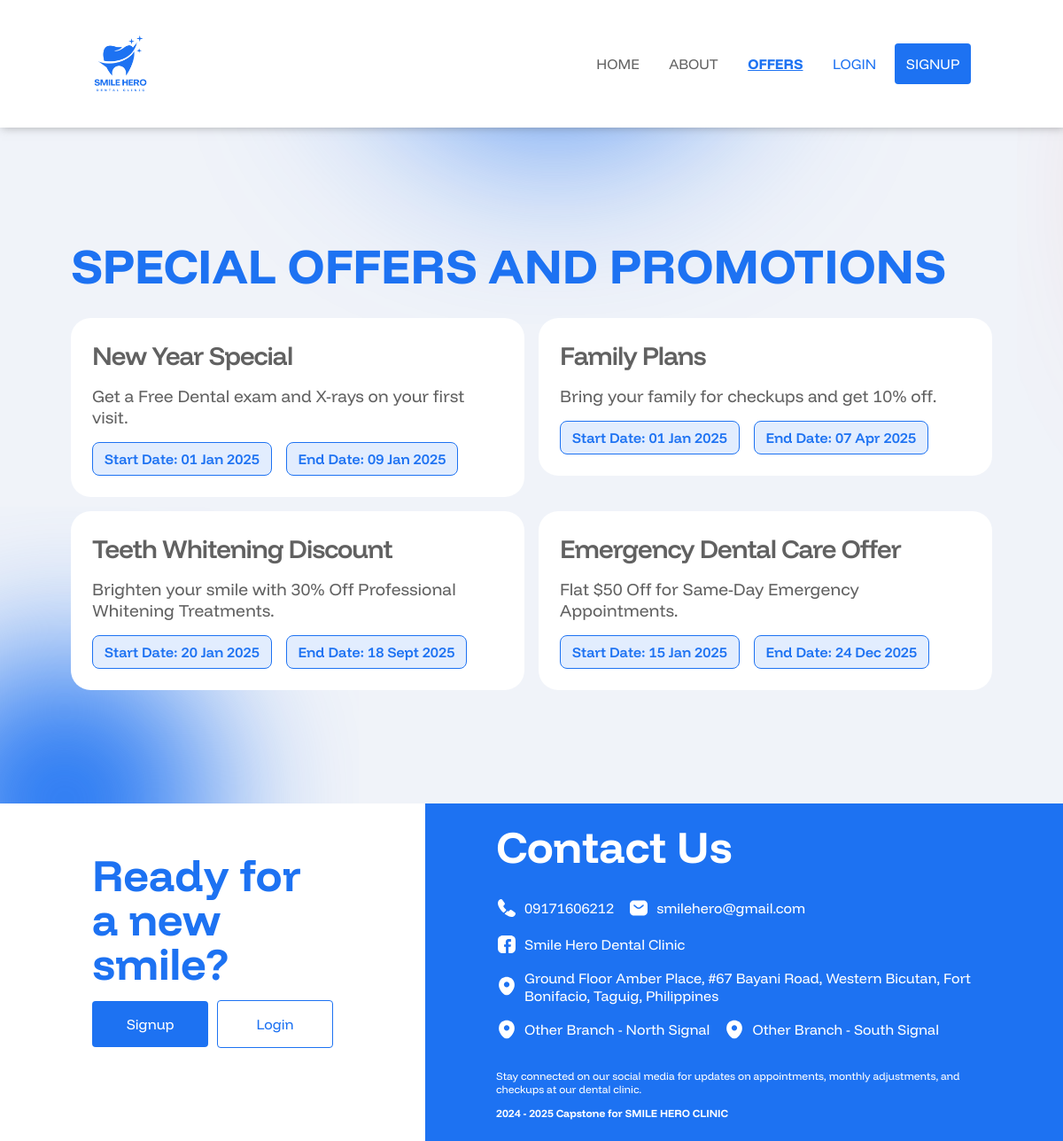
The app's page /promotions.php with its own data.
### tables this page shows
CREATE TABLE `promotions_info` (
  `id` int(11) NOT NULL,
  `title` varchar(255) NOT NULL,
  `description` text DEFAULT NULL,
  `start_date` date NOT NULL,
  `end_date` date NOT NULL
);

CREATE TABLE `footer_info` (
  `id` int(11) NOT NULL,
  `title_one` varchar(299) DEFAULT NULL,
  `title_two` varchar(299) DEFAULT NULL,
  `contact` varchar(11) DEFAULT NULL,
  `email` varchar(299) DEFAULT NULL,
  `socmedname` varchar(299) DEFAULT NULL,
  `socmedlink` varchar(299) DEFAULT NULL,
  `address` varchar(299) DEFAULT NULL,
  `otherbranch_one` varchar(299) DEFAULT NULL,
  `otherbranch_one_link` varchar(299) DEFAULT NULL,
  `otherbranch_two` varchar(299) DEFAULT NULL,
  `otherbranch_two_link` varchar(299) DEFAULT NULL,
  `paragraph` varchar(299) DEFAULT NULL
);

### promotions.php (the view, shortened to what this page needs)
<?php
include_once 'includes/dbh.inc.php';
$query = "SELECT * FROM promotions_info";
$result = mysqli_query($conn, $query);
$promotions = mysqli_fetch_all($result, MYSQLI_ASSOC);
?>
<!DOCTYPE html>
<html lang="en">
  <link rel="stylesheet" href="src/dist/styles.css" />
<body class="homepage">
  <main class="promotions-page">
    <?php include("nav.php"); ?>
    <header>
      <div class="texts-container">
        <h1>Special Offers and Promotions</h1>
        <div class="cards-container">
          <?php foreach ($promotions as $promotion): ?>
          <div class="card">
            <p class="header"><?php echo $promotion['title'] ?></p>
            <p class="description"><?php echo $promotion['description'] ?></p>
            <div class="promotion-duration">
              <p class="start-date"><?php echo $promotion['start_date'] ?></p>
              <p class="end-date"><?php echo $promotion['end_date'] ?></p>
            </div>
          </div>
        <?php endforeach; ?>
          </div>
        </div>
    </header>
  </main>
  <?php include("footer.php"); ?>
</body>
</html>

### footer.php
<?php
include_once "includes/dbh.inc.php";
$query = "SELECT * FROM footer_info";
$stmt =  $conn->prepare($query);
$stmt->execute();
$result = $stmt->get_result();
?>
<footer>
  <section class="form-section">
    <div class="container">
      <p class="footer-header">Ready for a new smile?</p>
      <ul class="form-links">
        <li>
          <a href="./signup.php" class="signup-link">Signup</a>
        </li>
        <li>
          <a href="./login.php" class="login-link">Login</a>
        </li>
      </ul>
    </div>
  </section>
  <?php if($dataFetch = $result->fetch_assoc()): ?>
  <section class="contact-section">
    <div class="container">
      <p class="footer-header">
        <?php echo $dataFetch['title_one']; ?>
      </p>
      <ul class="contact-list">
        <li><a href="tel:<?php echo $dataFetch['contact']; ?>"> <img src="././assets/landing-page/footer/call.svg" alt="call"><?php echo $dataFetch['contact']; ?></a></li>
        <li><a href="mailto:<?php echo $dataFetch['email']; ?>"> <img src="././assets/landing-page/footer/sms.svg" alt="sms"><?php echo $dataFetch['email']; ?></a></li>
        <li><a href="<?php echo $dataFetch['socmedlink']; ?>"> <img src="././assets/landing-page/footer/facebook.svg" alt="sms"><?php echo $dataFetch['socmedname']; ?></a></li>
        <li><a href="https://www.google.com/maps?q=Ground <?php echo $dataFetch['address']; ?>" target="_blank"> <img src="././assets/landing-page/footer/location.svg" alt="location"><?php echo $dataFetch['address']; ?></a></li>
        <li><a href="https://www.google.com/maps?q=Ground <?php echo $dataFetch['otherbranch_one_link']; ?>" target="_blank"> <img src="././assets/landing-page/footer/location.svg" alt="location">Other Branch - <?php echo $dataFetch['otherbranch_one']; ?></a></li>
        <li><a href="https://www.google.com/maps?q=Ground <?php echo $dataFetch['otherbranch_two_link']; ?>" target="_blank"> <img src="././assets/landing-page/footer/location.svg" alt="location">Other Branch - <?php echo $dataFetch['otherbranch_two']; ?></a></li>
      </ul>
      <div class="footer-info">
        <p class="footer-info__text">
        <?php echo $dataFetch['paragraph']; ?>
        </p>
        <p class="footer-info__credits">2024 - 2025 Capstone for SMILE HERO CLINIC</p>
      </div>
    </div>
  </section>
  <?php endif; ?>
</footer>

### promotions.php (style rules this page uses)
.promotion-duration { display: flex; align-items: center; justify-content: flex-start; gap: 1rem; }
.promotion-duration > * { font-weight: 600; color: #1d72f2; padding: 0.5rem 0.8rem; border-radius: 0.5rem; border: 1px solid #1d72f2; background: #1d72f220; }

### records on screen
promotions_info: title "New Year Special", description "Get a Free Dental exam and X-rays on your first visit."
promotions_info: title "Family Plans", description "Bring your family for checkups and get 10% off."
promotions_info: title "Teeth Whitening Discount", description "Brighten your smile with 30% Off Professional Whitening Treatments."
promotions_info: title "Emergency Dental Care Offer", description "Flat $50 Off for Same-Day Emergency Appointments."
footer_info: title_one "Contact Us", contact "09171606212", email "smilehero@gmail.com", socmedname "Smile Hero Dental Clinic", address "Ground Floor Amber Place, #67 Bayani Road, Western Bicutan, Fort Bonifacio, Taguig, Philippines", otherbranch_one "North Signal", otherbranch_two "South Signal", paragraph "Stay connected on our social media for updates on appointments, monthly adjustments, and checkups at our dental clinic."
